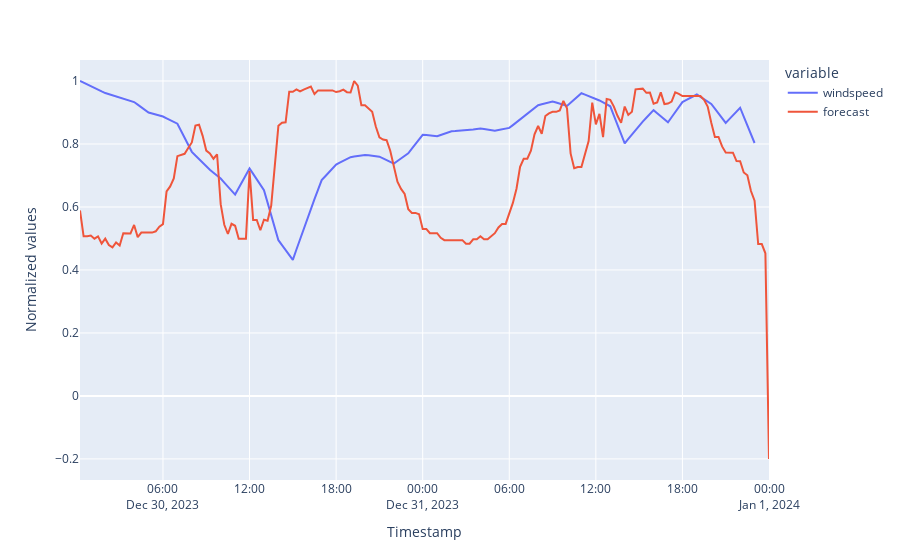

The cell this chart's notebook holds for it:
### Code cell
fig_forecast_windspeed=pd.concat(
    [
        test_data["windspeed"]/max(test_data["windspeed"]),
        forecast["forecast"]/max(forecast["forecast"])
    ], axis=1).plot()
fig_forecast_windspeed.update_layout(
    xaxis_title='Timestamp',
    yaxis_title="Normalized values"
)
fig_forecast_windspeed.show()

### Figure 1 — Plotly figure (JSON) as saved in the notebook; plotly's stock layout.template omitted (floating-point values rounded to 4 significant figures; data arrays with more than 128 entries replaced by an {"elided": "..."} marker saying what was removed)
{"data": [{"hovertemplate": "variable=windspeed<br>index=%{x}<br>value=%{y}<extra></extra>", "legendgroup": "windspeed", "line": {"color": "#636efa", "dash": "solid"}, "marker": {"symbol": "circle"}, "mode": "lines", "name": "windspeed", "orientation": "v", "showlegend": true, "type": "scatter", "x": {"elided": "192 str values"}, "xaxis": "x", "y": {"elided": "192 float values"}, "yaxis": "y"}, {"hovertemplate": "variable=forecast<br>index=%{x}<br>value=%{y}<extra></extra>", "legendgroup": "forecast", "line": {"color": "#EF553B", "dash": "solid"}, "marker": {"symbol": "circle"}, "mode": "lines", "name": "forecast", "orientation": "v", "showlegend": true, "type": "scatter", "x": {"elided": "192 str values"}, "xaxis": "x", "y": {"elided": "192 float values"}, "yaxis": "y"}], "layout": {"legend": {"title": {"text": "variable"}, "tracegroupgap": 0}, "margin": {"t": 60}, "xaxis": {"anchor": "y", "domain": [0, 1], "title": {"text": "Timestamp"}}, "yaxis": {"anchor": "x", "domain": [0, 1], "title": {"text": "Normalized values"}}}}
